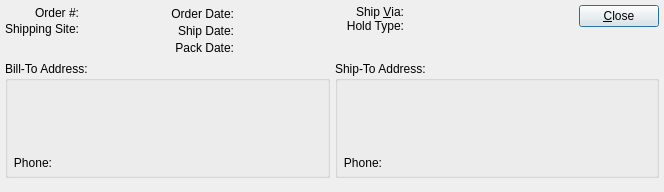
<?xml version="1.0" encoding="UTF-8"?>
<ui version="4.0">
 <comment>This file is part of the xTuple ERP: PostBooks Edition, a free and
open source Enterprise Resource Planning software suite,
Copyright (c) 1999-2019 by OpenMFG LLC, d/b/a xTuple.
It is licensed to you under the Common Public Attribution License
version 1.0, the full text of which (including xTuple-specific Exhibits)
is available at www.xtuple.com/CPAL.  By using this software, you agree
to be bound by its terms.</comment>
 <class>salesOrderInformation</class>
 <widget class="QDialog" name="salesOrderInformation">
  <property name="enabled">
   <bool>true</bool>
  </property>
  <property name="geometry">
   <rect>
    <x>0</x>
    <y>0</y>
    <width>664</width>
    <height>192</height>
   </rect>
  </property>
  <property name="windowTitle">
   <string>Sales Order Information</string>
  </property>
  <layout class="QVBoxLayout">
   <property name="spacing">
    <number>0</number>
   </property>
   <property name="margin">
    <number>5</number>
   </property>
   <item>
    <layout class="QVBoxLayout">
     <property name="spacing">
      <number>5</number>
     </property>
     <property name="margin">
      <number>0</number>
     </property>
     <item>
      <layout class="QHBoxLayout">
       <property name="spacing">
        <number>7</number>
       </property>
       <property name="margin">
        <number>0</number>
       </property>
       <item>
        <layout class="QVBoxLayout">
         <property name="spacing">
          <number>0</number>
         </property>
         <property name="margin">
          <number>0</number>
         </property>
         <item>
          <layout class="QHBoxLayout">
           <property name="spacing">
            <number>5</number>
           </property>
           <property name="margin">
            <number>0</number>
           </property>
           <item>
            <layout class="QVBoxLayout">
             <property name="spacing">
              <number>0</number>
             </property>
             <property name="margin">
              <number>0</number>
             </property>
             <item>
              <widget class="QLabel" name="_orderNumberLit">
               <property name="text">
                <string>Order #:</string>
               </property>
               <property name="alignment">
                <set>Qt::AlignRight|Qt::AlignTrailing|Qt::AlignVCenter</set>
               </property>
              </widget>
             </item>
             <item>
              <widget class="QLabel" name="_shippingWhseLit">
               <property name="text">
                <string>Shipping Site:</string>
               </property>
               <property name="alignment">
                <set>Qt::AlignRight|Qt::AlignTrailing|Qt::AlignVCenter</set>
               </property>
              </widget>
             </item>
            </layout>
           </item>
           <item>
            <layout class="QVBoxLayout">
             <property name="spacing">
              <number>0</number>
             </property>
             <property name="margin">
              <number>0</number>
             </property>
             <item>
              <widget class="QLabel" name="_orderNumber">
               <property name="minimumSize">
                <size>
                 <width>80</width>
                 <height>0</height>
                </size>
               </property>
               <property name="alignment">
                <set>Qt::AlignLeading|Qt::AlignLeft|Qt::AlignVCenter</set>
               </property>
              </widget>
             </item>
             <item>
              <widget class="QLabel" name="_warehouse">
               <property name="alignment">
                <set>Qt::AlignLeading|Qt::AlignLeft|Qt::AlignVCenter</set>
               </property>
              </widget>
             </item>
            </layout>
           </item>
          </layout>
         </item>
         <item>
          <spacer>
           <property name="orientation">
            <enum>Qt::Vertical</enum>
           </property>
           <property name="sizeType">
            <enum>QSizePolicy::Preferred</enum>
           </property>
           <property name="sizeHint" stdset="0">
            <size>
             <width>20</width>
             <height>20</height>
            </size>
           </property>
          </spacer>
         </item>
        </layout>
       </item>
       <item>
        <layout class="QHBoxLayout">
         <property name="spacing">
          <number>5</number>
         </property>
         <property name="margin">
          <number>0</number>
         </property>
         <item>
          <layout class="QVBoxLayout">
           <property name="spacing">
            <number>0</number>
           </property>
           <property name="margin">
            <number>0</number>
           </property>
           <item>
            <widget class="QLabel" name="_orderDateLit">
             <property name="text">
              <string>Order Date:</string>
             </property>
             <property name="alignment">
              <set>Qt::AlignRight|Qt::AlignTrailing|Qt::AlignVCenter</set>
             </property>
            </widget>
           </item>
           <item>
            <widget class="QLabel" name="_shipDateLit">
             <property name="text">
              <string>Ship Date:</string>
             </property>
             <property name="alignment">
              <set>Qt::AlignRight|Qt::AlignTrailing|Qt::AlignVCenter</set>
             </property>
            </widget>
           </item>
           <item>
            <widget class="QLabel" name="_packDateLit">
             <property name="text">
              <string>Pack Date:</string>
             </property>
             <property name="alignment">
              <set>Qt::AlignRight|Qt::AlignTrailing|Qt::AlignVCenter</set>
             </property>
            </widget>
           </item>
          </layout>
         </item>
         <item>
          <layout class="QVBoxLayout">
           <property name="spacing">
            <number>0</number>
           </property>
           <property name="margin">
            <number>0</number>
           </property>
           <item>
            <widget class="QLabel" name="_orderDate">
             <property name="minimumSize">
              <size>
               <width>100</width>
               <height>0</height>
              </size>
             </property>
            </widget>
           </item>
           <item>
            <widget class="QLabel" name="_shipDate">
             <property name="minimumSize">
              <size>
               <width>100</width>
               <height>0</height>
              </size>
             </property>
            </widget>
           </item>
           <item>
            <widget class="QLabel" name="_packDate">
             <property name="minimumSize">
              <size>
               <width>100</width>
               <height>0</height>
              </size>
             </property>
            </widget>
           </item>
          </layout>
         </item>
        </layout>
       </item>
       <item>
        <layout class="QVBoxLayout">
         <property name="spacing">
          <number>0</number>
         </property>
         <property name="margin">
          <number>0</number>
         </property>
         <item>
          <layout class="QHBoxLayout">
           <property name="spacing">
            <number>5</number>
           </property>
           <property name="margin">
            <number>0</number>
           </property>
           <item>
            <layout class="QVBoxLayout">
             <property name="spacing">
              <number>0</number>
             </property>
             <property name="margin">
              <number>0</number>
             </property>
             <item>
              <widget class="QLabel" name="_shipViaLit">
               <property name="text">
                <string>Ship &amp;Via:</string>
               </property>
               <property name="alignment">
                <set>Qt::AlignRight|Qt::AlignTrailing|Qt::AlignVCenter</set>
               </property>
               <property name="buddy">
                <cstring>_shipVia</cstring>
               </property>
              </widget>
             </item>
             <item>
              <widget class="QLabel" name="_holdTypeLit">
               <property name="text">
                <string>Hold Type:</string>
               </property>
               <property name="alignment">
                <set>Qt::AlignRight|Qt::AlignTrailing|Qt::AlignVCenter</set>
               </property>
              </widget>
             </item>
            </layout>
           </item>
           <item>
            <layout class="QVBoxLayout">
             <property name="spacing">
              <number>0</number>
             </property>
             <property name="margin">
              <number>0</number>
             </property>
             <item>
              <widget class="QLabel" name="_shipVia">
               <property name="sizePolicy">
                <sizepolicy hsizetype="Expanding" vsizetype="Preferred">
                 <horstretch>0</horstretch>
                 <verstretch>0</verstretch>
                </sizepolicy>
               </property>
               <property name="alignment">
                <set>Qt::AlignLeading|Qt::AlignLeft|Qt::AlignVCenter</set>
               </property>
              </widget>
             </item>
             <item>
              <widget class="QLabel" name="_holdType">
               <property name="sizePolicy">
                <sizepolicy hsizetype="Expanding" vsizetype="Preferred">
                 <horstretch>0</horstretch>
                 <verstretch>0</verstretch>
                </sizepolicy>
               </property>
               <property name="alignment">
                <set>Qt::AlignLeading|Qt::AlignLeft|Qt::AlignVCenter</set>
               </property>
              </widget>
             </item>
            </layout>
           </item>
          </layout>
         </item>
         <item>
          <spacer>
           <property name="orientation">
            <enum>Qt::Vertical</enum>
           </property>
           <property name="sizeType">
            <enum>QSizePolicy::Expanding</enum>
           </property>
           <property name="sizeHint" stdset="0">
            <size>
             <width>20</width>
             <height>20</height>
            </size>
           </property>
          </spacer>
         </item>
        </layout>
       </item>
       <item>
        <layout class="QVBoxLayout">
         <property name="spacing">
          <number>0</number>
         </property>
         <property name="margin">
          <number>0</number>
         </property>
         <item>
          <widget class="QPushButton" name="_close">
           <property name="text">
            <string>&amp;Close</string>
           </property>
          </widget>
         </item>
         <item>
          <spacer>
           <property name="orientation">
            <enum>Qt::Vertical</enum>
           </property>
           <property name="sizeType">
            <enum>QSizePolicy::Preferred</enum>
           </property>
           <property name="sizeHint" stdset="0">
            <size>
             <width>20</width>
             <height>40</height>
            </size>
           </property>
          </spacer>
         </item>
        </layout>
       </item>
      </layout>
     </item>
     <item>
      <layout class="QHBoxLayout">
       <property name="spacing">
        <number>5</number>
       </property>
       <property name="margin">
        <number>0</number>
       </property>
       <item>
        <widget class="QGroupBox" name="_billToGroup">
         <property name="title">
          <string>Bill-To Address:</string>
         </property>
         <layout class="QVBoxLayout">
          <property name="spacing">
           <number>0</number>
          </property>
          <property name="margin">
           <number>5</number>
          </property>
          <item>
           <widget class="QLabel" name="_billtoName">
            <property name="text">
             <string/>
            </property>
           </widget>
          </item>
          <item>
           <widget class="QLabel" name="_billtoAddress1">
            <property name="text">
             <string/>
            </property>
           </widget>
          </item>
          <item>
           <widget class="QLabel" name="_billtoAddress2">
            <property name="text">
             <string/>
            </property>
           </widget>
          </item>
          <item>
           <widget class="QLabel" name="_billtoAddress3">
            <property name="text">
             <string/>
            </property>
           </widget>
          </item>
          <item>
           <layout class="QHBoxLayout">
            <property name="spacing">
             <number>5</number>
            </property>
            <property name="margin">
             <number>0</number>
            </property>
            <item>
             <widget class="QLabel" name="_billtoCity">
              <property name="text">
               <string/>
              </property>
             </widget>
            </item>
            <item>
             <widget class="QLabel" name="_billtoState">
              <property name="maximumSize">
               <size>
                <width>40</width>
                <height>32767</height>
               </size>
              </property>
              <property name="text">
               <string/>
              </property>
              <property name="alignment">
               <set>Qt::AlignCenter</set>
              </property>
             </widget>
            </item>
            <item>
             <widget class="QLabel" name="_billtoZipCode">
              <property name="text">
               <string/>
              </property>
             </widget>
            </item>
           </layout>
          </item>
          <item>
           <layout class="QHBoxLayout">
            <property name="spacing">
             <number>5</number>
            </property>
            <property name="margin">
             <number>0</number>
            </property>
            <item>
             <widget class="QLabel" name="_billtoPhoneLit">
              <property name="text">
               <string>Phone:</string>
              </property>
              <property name="alignment">
               <set>Qt::AlignRight|Qt::AlignTrailing|Qt::AlignVCenter</set>
              </property>
             </widget>
            </item>
            <item>
             <widget class="QLabel" name="_billtoPhone">
              <property name="sizePolicy">
               <sizepolicy hsizetype="Expanding" vsizetype="Preferred">
                <horstretch>0</horstretch>
                <verstretch>0</verstretch>
               </sizepolicy>
              </property>
              <property name="alignment">
               <set>Qt::AlignLeading|Qt::AlignLeft|Qt::AlignVCenter</set>
              </property>
             </widget>
            </item>
           </layout>
          </item>
         </layout>
        </widget>
       </item>
       <item>
        <widget class="QGroupBox" name="_shiptoGroup">
         <property name="title">
          <string>Ship-To Address:</string>
         </property>
         <layout class="QVBoxLayout">
          <property name="spacing">
           <number>0</number>
          </property>
          <property name="margin">
           <number>5</number>
          </property>
          <item>
           <widget class="QLabel" name="_shiptoName">
            <property name="text">
             <string/>
            </property>
           </widget>
          </item>
          <item>
           <widget class="QLabel" name="_shiptoAddress1">
            <property name="text">
             <string/>
            </property>
           </widget>
          </item>
          <item>
           <widget class="QLabel" name="_shiptoAddress2">
            <property name="text">
             <string/>
            </property>
           </widget>
          </item>
          <item>
           <widget class="QLabel" name="_shiptoAddress3">
            <property name="text">
             <string/>
            </property>
           </widget>
          </item>
          <item>
           <layout class="QHBoxLayout">
            <property name="spacing">
             <number>5</number>
            </property>
            <property name="margin">
             <number>0</number>
            </property>
            <item>
             <widget class="QLabel" name="_shiptoCity">
              <property name="text">
               <string/>
              </property>
             </widget>
            </item>
            <item>
             <widget class="QLabel" name="_shiptoState">
              <property name="maximumSize">
               <size>
                <width>40</width>
                <height>32767</height>
               </size>
              </property>
              <property name="text">
               <string/>
              </property>
              <property name="alignment">
               <set>Qt::AlignCenter</set>
              </property>
             </widget>
            </item>
            <item>
             <widget class="QLabel" name="_shiptoZipCode">
              <property name="text">
               <string/>
              </property>
             </widget>
            </item>
           </layout>
          </item>
          <item>
           <layout class="QHBoxLayout">
            <property name="spacing">
             <number>5</number>
            </property>
            <property name="margin">
             <number>0</number>
            </property>
            <item>
             <widget class="QLabel" name="_shiptoPhoneLit">
              <property name="text">
               <string>Phone:</string>
              </property>
              <property name="alignment">
               <set>Qt::AlignRight|Qt::AlignTrailing|Qt::AlignVCenter</set>
              </property>
             </widget>
            </item>
            <item>
             <widget class="QLabel" name="_shiptoPhone">
              <property name="sizePolicy">
               <sizepolicy hsizetype="Expanding" vsizetype="Preferred">
                <horstretch>0</horstretch>
                <verstretch>0</verstretch>
               </sizepolicy>
              </property>
              <property name="alignment">
               <set>Qt::AlignLeading|Qt::AlignLeft|Qt::AlignVCenter</set>
              </property>
             </widget>
            </item>
           </layout>
          </item>
         </layout>
        </widget>
       </item>
      </layout>
     </item>
    </layout>
   </item>
   <item>
    <spacer>
     <property name="orientation">
      <enum>Qt::Vertical</enum>
     </property>
     <property name="sizeType">
      <enum>QSizePolicy::Expanding</enum>
     </property>
     <property name="sizeHint" stdset="0">
      <size>
       <width>20</width>
       <height>20</height>
      </size>
     </property>
    </spacer>
   </item>
  </layout>
 </widget>
 <layoutdefault spacing="6" margin="11"/>
 <resources/>
 <connections>
  <connection>
   <sender>_close</sender>
   <signal>clicked()</signal>
   <receiver>salesOrderInformation</receiver>
   <slot>reject()</slot>
   <hints>
    <hint type="sourcelabel">
     <x>20</x>
     <y>20</y>
    </hint>
    <hint type="destinationlabel">
     <x>20</x>
     <y>20</y>
    </hint>
   </hints>
  </connection>
 </connections>
</ui>
